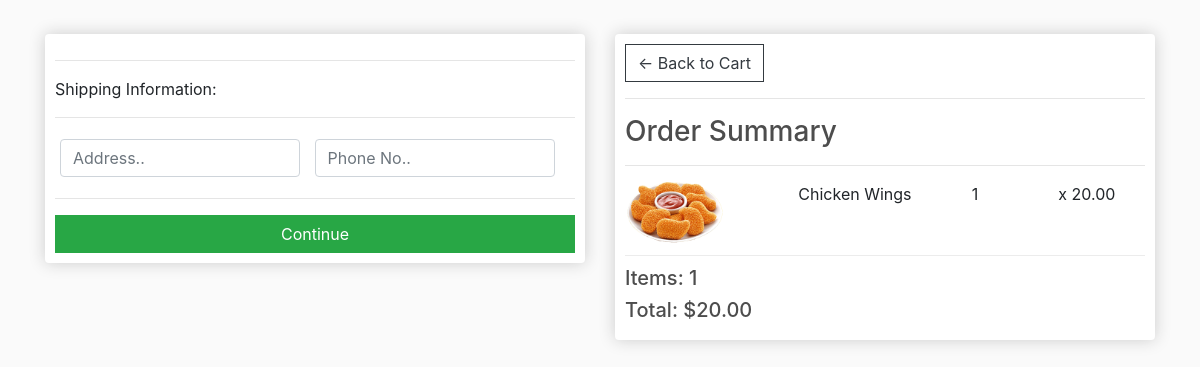
Screenshot of /checkout/ (signed in) with the database file from the repository.
### base/models.py (models this page shows, shortened)
class OrderFood(models.Model):
    food = models.ForeignKey(Food, on_delete=models.CASCADE, null=True)
    order = models.ForeignKey(Order, on_delete=models.CASCADE, null=True)
    quantity = models.IntegerField(default=0, blank=True, null=True)
    date_added = models.DateTimeField(auto_now_add=True)
    @property
    def get_total(self):
        total = (self.food.price * self.quantity)
        return total

class Food(models.Model):
    menu = models.ForeignKey(Menu, on_delete=models.SET_NULL, null=True)
    name = models.CharField(max_length=200, null=True)
    price = models.DecimalField(max_digits=5, decimal_places=2, null=True)
    category = models.ForeignKey(Category, on_delete=models.SET_NULL, null=True)
    images = models.ImageField(default='about-img.png', null=True, blank=True)
    discount = models.CharField(max_length=20, null=True, blank=True)
    @property
    def imageUrl(self):
        try:
            url = self.images.url
        except:
            url = ''
        return url

class Order(models.Model):
    customer = models.ForeignKey(Customer, on_delete=models.CASCADE, null=True)
    date_order = models.DateTimeField(auto_now_add=True)
    complete = models.BooleanField(default=False)
    transaction_id = models.CharField(max_length=200, null=True, blank=True)
    @property
    def cart_food(self):
        items = self.orderfood_set.all()
        total = sum([item.quantity for item in items])
        return total
    @property
    def cart_total(self):
        items = self.orderfood_set.all()
        total = sum([item.get_total for item in items])
        return total

### base/views.py (the view)
# urls.py: path('checkout/', views.checkOut, name='checkout'),
def checkOut(request):
    if request.user.is_authenticated:
        customer = request.user.customer
        order, created = Order.objects.get_or_create(customer=customer, complete=False)
        items = order.orderfood_set.all()
        print(items)
    else:
        data = cartCookie(request)
        items = data['items']
        order = data['order']
    context = {'items': items, 'order': order}
    return render(request, 'base/checkout.html', context)

### base/templates/base/checkout.html (shortened to what this page needs)
{% extends 'base/smain.html' %}
{% load static %}
{% block content %}
     <div class="row">
		<div class="col-lg-6">
			<div class="box-element" id="form-wrapper">
				<form id="form">
					<div id="shipping-info">
						<hr>
						<p>Shipping Information:</p>
						<hr>
						<div class="form-field">
							<input class="form-control" type="text" name="address" placeholder="Address..">
						</div>
						<div class="form-field">
							<input class="form-control" type="text" name="phone" placeholder="Phone No..">
						</div>
					</div>
					<hr>
					<input id="form-button" class="btn btn-success btn-block" type="submit" value="Continue">
				</form>
			</div>
			<br>
		</div>
		<div class="col-lg-6">
			<div class="box-element">
				<a  class="btn btn-outline-dark" href="{% url 'cart' %}">&#x2190; Back to Cart</a>
				<hr>
				<h3>Order Summary</h3>
				<hr>
				{% for item in items %}
				<div class="cart-row">
					<div style="flex:2"><img class="row-image" src="{{item.food.imageUrl}}"></div>
					<div style="flex:2"><p>{{item.food.name}}</p></div>
					<div style="flex:1"><p>{{item.quantity}}</p></div>
					<div style="flex:1"><p>x {{item.food.price}}</p></div>
				</div>
				{% endfor %}
				<h5>Items:   {{order.cart_food}}</h5>
				<h5>Total:   ${{order.cart_total}}</h5>
			</div>
		</div>
	</div>
{% endblock content %}

### static/css/smain.css (style rules this page uses)
body { background-color: hsl(0, 0%, 98%); }
h1,h2,h3,h4,h5,h6 { color:hsl(0, 0%, 30%); }
.box-element { box-shadow:hsl(0, 0%, 80%) 0 0 16px; background-color: #fff; border-radius: 4px; padding: 10px; }
.col-lg-4, .col-lg-6, .col-lg-8, .col-lg-12 { margin-top: 10px; }
.btn { border-radius: 0; }
.row-image { width: 100px; }
.form-field { width:250px; display: inline-block; padding: 5px; }
.cart-row { display: flex; align-items: flex-stretch; padding-bottom: 10px; margin-bottom: 10px; border-bottom: 1px solid #ececec; }

### rows the page displays
OrderFood: food.imageUrl (picture), food.name "Chicken Wings", quantity "1", food.price "20.00"
Order: cart_food "1", cart_total "20.00"
